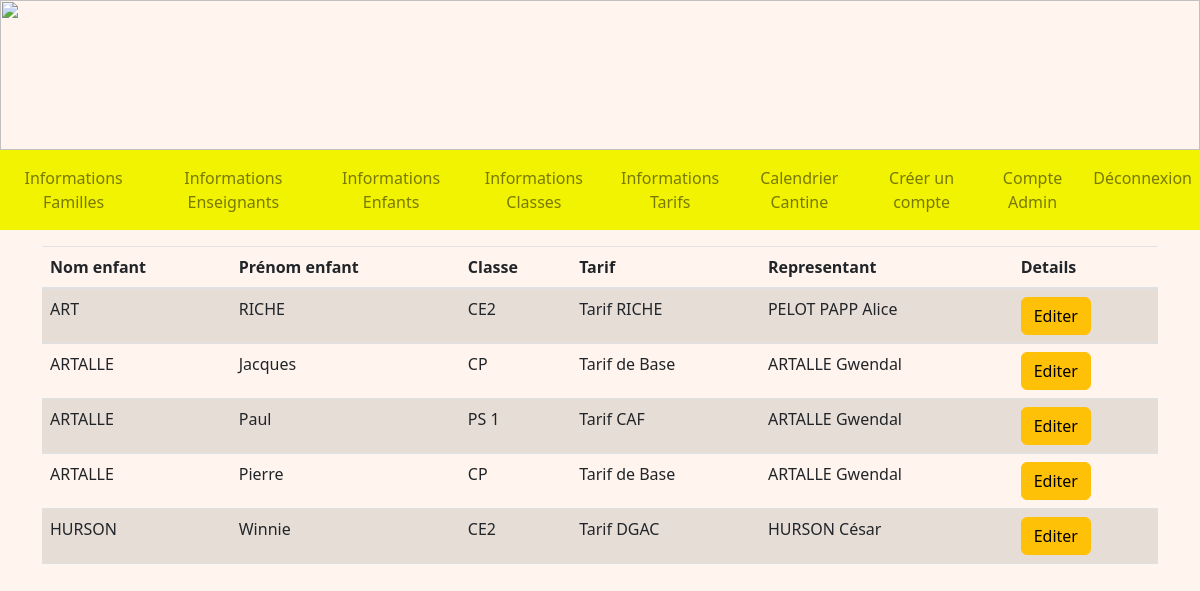
/infosEnfants (signed in), run on an earlier commit of the app's database.
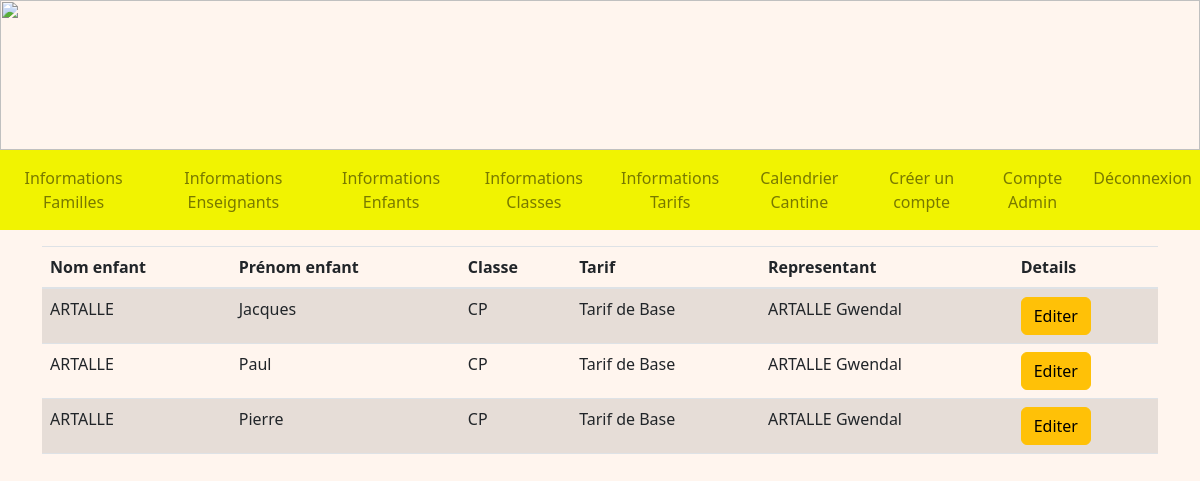
And on a later commit of the database.
### tables this page shows
CREATE TABLE Enfant (
  code_enfant integer primary key autoincrement,
  nom_enfant TEXT NOT NULL,
  prenom_enfant TEXT NOT NULL,
  code_tarif integer NOT NULL,
  code_classe integer NOT NULL,
  code_representant integer NOT NULL,
  code_formule integer NOT NULL,
  FOREIGN KEY (code_tarif) REFERENCES Tarif(code_tarif),
  FOREIGN KEY (code_classe) REFERENCES Classe(code_classe),
  FOREIGN KEY (code_representant) REFERENCES Representant(code_representant)
  FOREIGN KEY (code_formule) REFERENCES Formule(code_formule)
);

CREATE TABLE Classe (
  code_classe integer primary key autoincrement,
  nom_classe TEXT NOT NULL,
  code_type integer NOT NULL,
  FOREIGN KEY(code_type) REFERENCES TypeDeClasse(code_type)
);

CREATE TABLE Tarif (
  code_tarif integer primary key autoincrement,
  nom_tarif TEXT NOT NULL,
  tarif float NOT NULL
);

CREATE TABLE Representant (
  code_representant integer primary key autoincrement,
  nom_representant TEXT NOT NULL,
  prenom_representant TEXT NOT NULL,
  telephone TEXT,
  email TEXT,
  identifiant TEXT NOT NULL,
  FOREIGN KEY (identifiant) REFERENCES Compte(identifiant)
);

### admin.py (the view)
@app.route('/infosEnfants', methods = ["GET"])
@login_required
def infosEnfants():
    db = get_db()
    cur = db.cursor()
    user = cur.execute("SELECT type_compte FROM Compte WHERE identifiant = ?", (flask_login.current_user.name, )).fetchone()
    if user[0] == 'Admin':
        enfants = cur.execute("SELECT E.nom_enfant, E.prenom_enfant, C.nom_classe, T.nom_tarif, R.nom_representant, R.prenom_representant, E.code_enfant FROM Enfant AS E "
        "INNER JOIN Classe AS C ON E.code_classe = C.code_classe INNER JOIN Tarif AS T ON T.code_tarif = E.code_tarif "
        "INNER JOIN Representant AS R ON R.code_representant = E.code_representant ORDER BY E.nom_enfant, E.prenom_enfant").fetchall()
        return render_template('A_infosEnfants.html', enfants=enfants)
    if user[0] == 'Enseignant':
        return redirect(url_for('accueilEnseignant'))
    return redirect(url_for('accueil'))

### main.py (called while the page is built)
@login_manager.user_loader
def load_user(user_id):
    db = get_db()
    cur = db.cursor()
    user = cur.execute('SELECT identifiant, mot_de_passe FROM Compte WHERE identifiant=?', (user_id, )).fetchone()
    return User(user[0], user[1])

def get_db():
    if 'db' not in g:
        g.db = sqlite3.connect(DATABASE)
    return g.db

@app.teardown_appcontext
def close_connection(exception):
    db = g.pop('db', None)
    if db is not None:
        db.close()

### templates/A_infosEnfants.html (shortened to what this page needs)
<!DOCTYPE html>
<html>
<head>
    <link rel="stylesheet" href="https://cdn.jsdelivr.net/npm/bootstrap@4.3.1/dist/css/bootstrap.min.css"
>
    <link rel="stylesheet" href="/static/css/main.css">
</head>
<body>
    {% extends "A_layout.html" %}
    {% block content %}
    <div class="container mt-3">
        <table class="table table-striped">
            <thead>
                <tr>
                    <th scope="col">Nom enfant</th>
                    <th scope="col">Prénom enfant</th>
                    <th scope="col">Classe</th>
                    <th scope="col">Tarif</th>
                    <th scope="col">Representant</th>
                    <th scope="col">Details</th>
                </tr>
            </thead>
            <tbody>
                {% for enfant in enfants %}
                <tr>
                    <td>{{ enfant[0] }}</td>
                    <td>{{ enfant[1] }}</td>
                    <td>{{ enfant[2] }}</td>
                    <td>{{ enfant[3] }}</td>
                    <td>{{ enfant[4] }} {{ enfant[5] }}</td>
                    <td>
                        <a href="/detailsEnfant/{{ enfant[6] }}" class="btn btn-warning">Editer</a>
                    </td>
                </tr>
                {% endfor %}
            </tbody>
        </table>
    </div>
    {% endblock %}

### templates/A_layout.html (shortened to what this page needs)
<!DOCTYPE html>
<html lang="fr">
<head>
    <link href="https://cdn.jsdelivr.net/npm/bootstrap@5.2.0-beta1/dist/css/bootstrap.min.css" rel="stylesheet"
>
    <link rel="stylesheet" href="/static/css/main.css">
</head>
<body>
    <img style="width: 100%; height: 150px;"
        src="https://www.logarric.com/wp-content/uploads/2014/06/calendreta-lo-garric3.png" alt="">
    <nav class="navbar navbar-expand-lg nav-fill navbar-light" style="background-color: #f1f301;">
        <div class="collapse navbar-collapse" id="navbarNavDropdown">
            <ul class="navbar-nav">
                <li class="nav-item float-right">
                    <a class="nav-link" btn-outline-success href="/infosFamilles">Informations Familles</a>
                </li>
                <li class="nav-item float-right">
                    <a class="nav-link" btn-outline-success href="/infosEnseignants">Informations Enseignants</a>
                </li>
                <li class="nav-item float-right">
                    <a class="nav-link" btn-outline-success href="/infosEnfants">Informations Enfants</a>
                </li>
                <li class="nav-item float-right">
                    <a class="nav-link" btn-outline-success href="/infosClasses">Informations Classes</a>
                </li>
                <li class="nav-item float-right">
                    <a class="nav-link" btn-outline-success href="/infosTarifs">Informations Tarifs</a>
                </li>
                <li class="nav-item float-right">
                    <a class="nav-link" btn-outline-success href="/calendrier">Calendrier Cantine</a>
                </li>
                <li class="nav-item float-right">
                    <a class="nav-link" btn-outline-success href="/comptes">Créer un compte</a>
                </li>
                <li class="nav-item float-right">
                    <a class="nav-link" btn-outline-success href="/accueilAdmin">Compte Admin</a>
                </li>
                <li class="nav-item float-right">
                    <a class="nav-link" btn-outline-success href="/deconnexion">Déconnexion</a>
                </li>
            </ul>
        </div>
    </nav>
    {% block content %}
    {% endblock %}
</html>

### static/css/main.css (style rules this page uses)
body { background-repeat: no-repeat; background-color:rgb(265,245,238); height: 110px; margin: 0px; }

What changed in the data, as far as the page shows it:
removed Enfant: nom_enfant "ART", prenom_enfant "RICHE", nom_classe "CE2", nom_tarif "Tarif RICHE", nom_representant "PELOT PAPP", prenom_representant "Alice"
removed Enfant: nom_enfant "HURSON", prenom_enfant "Winnie", nom_classe "CE2", nom_tarif "Tarif DGAC", nom_representant "HURSON", prenom_representant "César"
changed Enfant "Paul": nom_classe "PS 1" → "CP"; nom_tarif "Tarif CAF" → "Tarif de Base"
